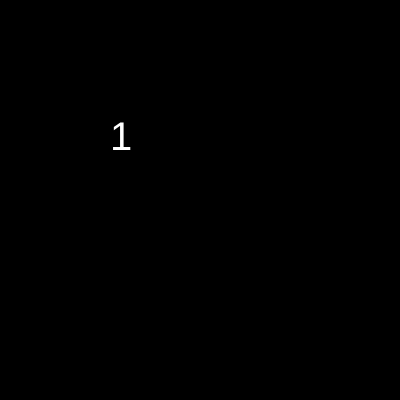
Frame 1 (no input)
Frame 60 (no input): identical to frame 1, image omitted
Frame 120 (the mouse pressed at the canvas centre since frame 60): identical to frame 1, image omitted

The p5.js sketch that drew this single still picture (run headless with seeded random() and noise() and a simulated clock; from frame 60 on, the mouse is pressed at the canvas centre):

// p5.js sketch
// ── sketch.js
let player;
const ROTATE_AMOUNT = 0.1;

function setup() {
  createCanvas(400, 400);
  player = new Player();
}

function draw() {
  background(0);
  player.update();
  player.draw();
}

function keyPressed() {
  if (keyCode == LEFT_ARROW) {
    player.rotateAmount = -ROTATE_AMOUNT;
  } else if (keyCode == RIGHT_ARROW) {
    player.rotateAmount = ROTATE_AMOUNT;
  } else if (keyCode == UP_ARROW && player.gear < 4) {
    player.gear++;
  } else if (keyCode == DOWN_ARROW && player.gear > 1) {
    player.gear--;
  } 
}

function keyReleased() {
  if (keyCode == RIGHT_ARROW || keyCode == LEFT_ARROW) {
    player.rotateAmount = 0;
  }
}
// ── Boundary.js
class Boundary{
  constructor(x, y) {
    this.x = x;
    this.y = y;
    this.r = 5;
  }

  draw() {
    ellipse(this.x, this.y, this.r*2, this.r*2);
  }

  checkCollision(player) {
    if (dist(player.x, player.y, this.x, this.y) < (player.r + this.r)) {
      player.respawn();
      timer.reset();
    }
  }

}
// ── Player.js
class Player {
  constructor() {
    this.respawn();
  }

  respawn() {
    this.x = width / 2 + 10;
    this.y = 25;
    this.speed = 1;
    this.angle = 0;
    this.rotateAmount = 0;
    this.r = 7.5;

    this.gear = 1;
  }

  update() {
    this.handleCurrentGearAffectOnSpeed();
    this.goTheWayWereFacing();
    this.angle += this.rotateAmount;
  }

  handleCurrentGearAffectOnSpeed() {
    if (this.speed < this.gear) {
      this.speed += 0.02;
    } else if (this.speed > this.gear) {
      this.speed -= 0.02;
    }
  }

  goTheWayWereFacing() {
    this.x += this.speed * cos(this.angle);
    this.y += this.speed * sin(this.angle);
  }

  draw() {
    rectMode(CENTER);

    push();
    translate(this.x, this.y);
    rotate(0, 0, 15, 15);
    pop();

    push();
    fill(255);
    textSize(40);
    text(this.gear, 110, 150);
    pop();
  }
}
// ── StartLine.js
class StartLine {
  constructor() {
    this.x = width / 2 - 10;
    this.y = 40;
    this.r = 4;
  }

  draw() {
    push();
    rect(this.x, this.y, 2, 50);
    pop();
  }
}
// ── Timer.js
class Timer {
  constructor() {
    this.x = 180;
    this.y = 150;

    this.startTime = Date.now();
    this.currentTime = Date.now();
    this.bestTime = Number.MAX_SAFE_INTEGER;

    this.timeSinceLastReset = 0;
  }

  update() {
    this.checkPlayerDoneLap();
    this.currentTime = (Date.now() - this.startTime) / 1000;
  }

  draw() {
    this.timeSinceLastReset ++;
    push();
    fill(255);
    textSize(20);
    if (this.bestTime != Number.MAX_SAFE_INTEGER) {
      text("Best " + this.bestTime, this.x, this.y-40);
    }

    text(this.currentTime, this.x, this.y);
    pop();
  }

  playerCompletedLap() {
    if (this.timeSinceLastReset > 400) {
      this.timeSinceLastReset = 0;
      if (this.currentTime < this.bestTime) {
        this.bestTime = this.currentTime;
      }

      this.startTime = Date.now();
    }
  }

  reset() {
    this.startTime = Date.now();
  }

  checkPlayerDoneLap() {
    if (dist(player.x, player.y, startLine.x, startLine.y) < player.r + startLine.r) {
      this.playerCompletedLap();
    }
  }


}
